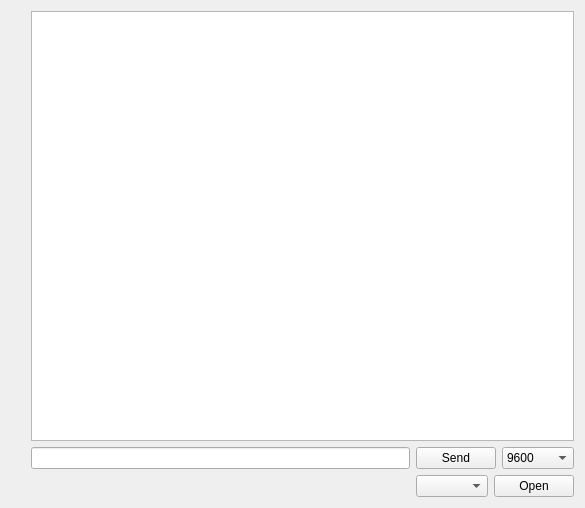
<?xml version="1.0" encoding="UTF-8"?>
<ui version="4.0">
 <class>Form</class>
 <widget class="QWidget" name="Form">
  <property name="geometry">
   <rect>
    <x>0</x>
    <y>0</y>
    <width>585</width>
    <height>508</height>
   </rect>
  </property>
  <property name="windowTitle">
   <string>Form</string>
  </property>
  <layout class="QHBoxLayout" name="horizontalLayout_3">
   <item>
    <layout class="QVBoxLayout" name="verticalLayout">
     <item>
      <spacer name="verticalSpacer">
       <property name="orientation">
        <enum>Qt::Vertical</enum>
       </property>
       <property name="sizeHint" stdset="0">
        <size>
         <width>20</width>
         <height>40</height>
        </size>
       </property>
      </spacer>
     </item>
    </layout>
   </item>
   <item>
    <layout class="QVBoxLayout" name="verticalLayout_3">
     <item>
      <widget class="QListView" name="listView"/>
     </item>
     <item>
      <layout class="QHBoxLayout" name="horizontalLayout_4">
       <item>
        <widget class="QLineEdit" name="lineEdit"/>
       </item>
       <item>
        <widget class="QPushButton" name="butt_send">
         <property name="text">
          <string>Send</string>
         </property>
        </widget>
       </item>
       <item>
        <widget class="QComboBox" name="portBaudRate">
         <item>
          <property name="text">
           <string>9600</string>
          </property>
         </item>
         <item>
          <property name="text">
           <string>115200</string>
          </property>
         </item>
        </widget>
       </item>
      </layout>
     </item>
     <item>
      <layout class="QHBoxLayout" name="horizontalLayout_2">
       <item>
        <spacer name="horizontalSpacer">
         <property name="orientation">
          <enum>Qt::Horizontal</enum>
         </property>
         <property name="sizeHint" stdset="0">
          <size>
           <width>40</width>
           <height>20</height>
          </size>
         </property>
        </spacer>
       </item>
       <item>
        <widget class="QComboBox" name="avPortsList"/>
       </item>
       <item>
        <widget class="QPushButton" name="butt_inter">
         <property name="text">
          <string>Open</string>
         </property>
        </widget>
       </item>
      </layout>
     </item>
    </layout>
   </item>
  </layout>
 </widget>
 <resources/>
 <connections/>
</ui>
